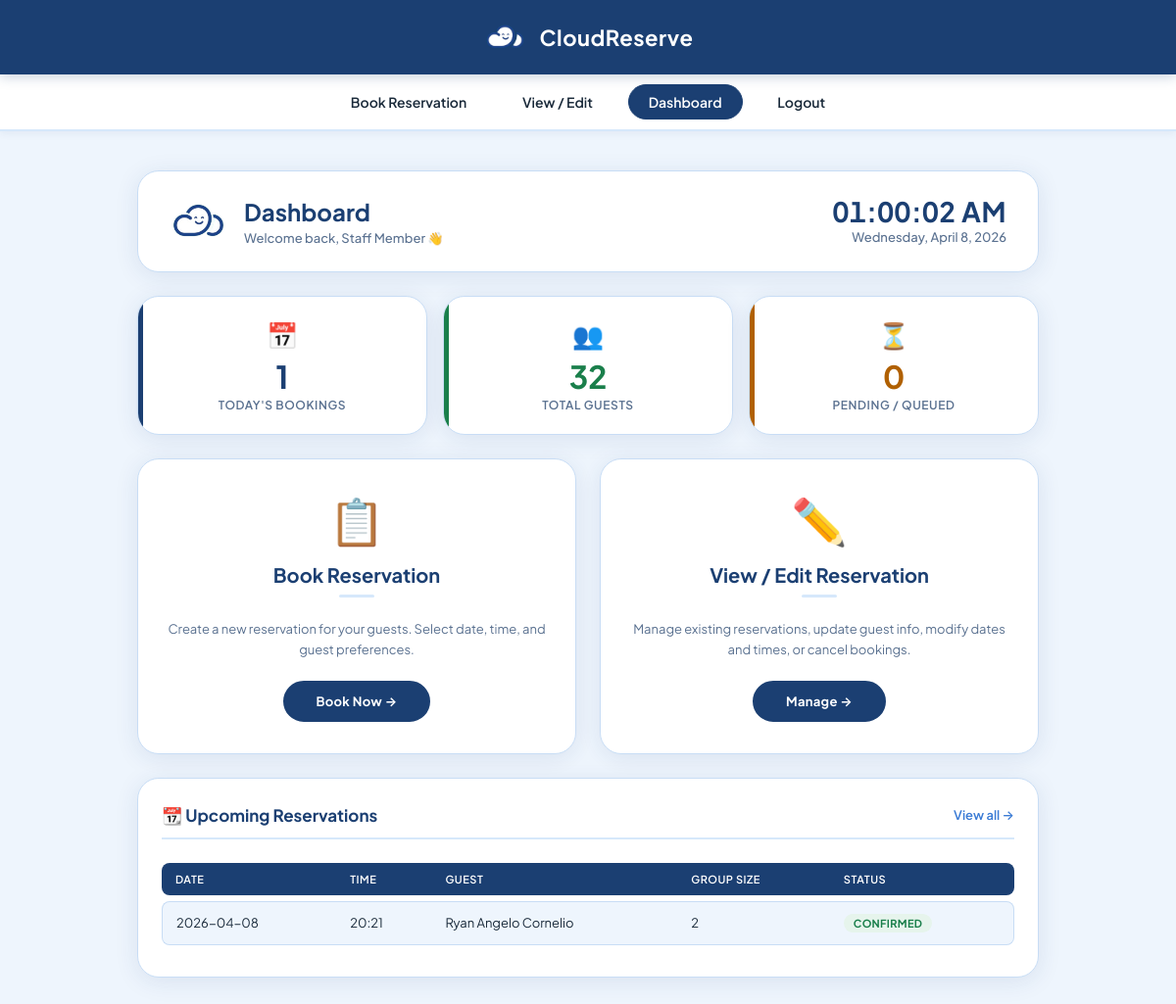
Page /dashboard (signed in) on the committed database.
### tables this page shows
CREATE TABLE reservation (
    id INTEGER PRIMARY KEY AUTOINCREMENT,
    guest_name TEXT NOT NULL,
    contact TEXT,
    email TEXT NOT NULL,
    date TEXT NOT NULL,
    time TEXT NOT NULL,
    group_size INTEGER NOT NULL,
    status TEXT NOT NULL,
    staff_id INTEGER,
    FOREIGN KEY(staff_id) REFERENCES staff(id)
);

### app.py (the view)
@app.route('/dashboard')
def dashboard():
    if 'staff_id' not in session:
        return redirect(url_for('index'))
    db = get_db()
    today_str = datetime.date.today().strftime('%Y-%m-%d')
    today_count = db.execute(
        "SELECT COUNT(*) FROM reservation WHERE date = ?", (today_str,)
    ).fetchone()[0]
    total_guests = db.execute(
        "SELECT COALESCE(SUM(group_size), 0) FROM reservation"
    ).fetchone()[0]
    pending_count = db.execute(
        "SELECT COUNT(*) FROM reservation WHERE status IN ('pending', 'queued')"
    ).fetchone()[0]
    upcoming_reservations = db.execute(
        "SELECT * FROM reservation WHERE date >= ? ORDER BY date, time LIMIT 5",
        (today_str,)
    ).fetchall()
    return render_template('dashboard.html',
        today_count=today_count,
        total_guests=total_guests,
        pending_count=pending_count,
        upcoming_reservations=upcoming_reservations
    )

### app.py (called while the page is built)
def get_db():
    conn = sqlite3.connect(DATABASE)
    conn.row_factory = sqlite3.Row
    return conn

### templates/dashboard.html (shortened to what this page needs)
<!DOCTYPE html>
<html lang="en">
<head>
    <link rel="stylesheet" href="/static/style.css">
</head>
<body>
    <header>
        <div class="header-inner">
            <img src="/static/logo.png" alt="CloudReserve Logo" class="header-logo">
            <span class="header-title">CloudReserve</span>
        </div>
    </header>
    <nav>
        <a href="/reserve">Book Reservation</a>
        <a href="/view_edit">View / Edit</a>
        <a href="#" class="active">Dashboard</a>
        <a href="#" onclick="event.preventDefault(); document.getElementById('logoutOverlay').classList.add('show');">Logout</a>
    </nav>
    <main>
        <div class="dashboard-container">
            <div class="logo-card">
                <div class="logo-card-left">
                    <img src="/static/logo.png" alt="CloudReserve Logo">
                    <div class="logo-card-text">
                        <h2>Dashboard</h2>
                        <p>Welcome back, Staff Member 👋</p>
                    </div>
                </div>
                <div class="live-datetime">
                    <div class="live-time" id="liveClock">--:--:--</div>
                    <div class="live-date"  id="liveDate">Loading...</div>
                </div>
            </div>
            <div class="stats-section">
                <div class="stat-card blue">
                    <span class="stat-icon">📅</span>
                    <div class="stat-number">{{ today_count | default(0) }}</div>
                    <div class="stat-label">Today's Bookings</div>
                </div>
                <div class="stat-card green">
                    <span class="stat-icon">👥</span>
                    <div class="stat-number">{{ total_guests | default(0) }}</div>
                    <div class="stat-label">Total Guests</div>
                </div>
                <div class="stat-card amber">
                    <span class="stat-icon">⏳</span>
                    <div class="stat-number">{{ pending_count | default(0) }}</div>
                    <div class="stat-label">Pending / Queued</div>
                </div>
            </div>
            <div class="dashboard-lower">
                <div class="menu-item">
                    <span class="menu-icon">📋</span>
                    <h3>Book Reservation</h3>
                    <p>Create a new reservation for your guests. Select date, time, and guest preferences.</p>
                    <a href="/reserve">Book Now →</a>
                </div>
                <div class="menu-item">
                    <span class="menu-icon">✏️</span>
                    <h3>View / Edit Reservation</h3>
                    <p>Manage existing reservations, update guest info, modify dates and times, or cancel bookings.</p>
                    <a href="/view_edit">Manage →</a>
                </div>
                <div class="upcoming-section">
                    <div class="upcoming-header">
                        <h3>📆 Upcoming Reservations</h3>
                        <a href="/view_edit">View all →</a>
                    </div>
                    <table class="upcoming-table">
                        <thead>
                            <tr>
                                <th>Date</th>
                                <th>Time</th>
                                <th>Guest</th>
                                <th>Group Size</th>
                                <th>Status</th>
                            </tr>
                        </thead>
                        <tbody>
                            {% if upcoming_reservations and upcoming_reservations | length > 0 %}
                                {% for r in upcoming_reservations %}
                                <tr>
                                    <td>{{ r.date }}</td>
                                    <td>{{ r.time }}</td>
                                    <td>{{ r.guest_name }}</td>
                                    <td>{{ r.group_size }}</td>
                                    <td>
                                        {% if r.status == 'confirmed' %}
                                            <span class="badge badge-confirmed">Confirmed</span>
                                        {% elif r.status == 'queued' %}
                                            <span class="badge badge-queued">Queued</span>
                                        {% else %}
                                            <span class="badge badge-pending">Pending</span>
                                        {% endif %}
                                    </td>
                                </tr>
                                {% endfor %}
                            {% else %}
                                <tr class="no-data">
                                    <td colspan="5" style="padding: 24px;">No upcoming reservations found.</td>
                                </tr>
                            {% endif %}
                        </tbody>
                    </table>
                </div>
            </div>
        </div>
    </main>
</body>
</html>

### static/style.css (style rules this page uses)
*, *::before, *::after { margin: 0; padding: 0; box-sizing: border-box; }
:root { --blue-deep: #1b3f72; --blue-mid: #2d5f9e; --blue-bright: #3a7bd5; --blue-light: #d6e8fb; --blue-pale: #eef5fd; --white: #ffffff; --text-dark: #1a2a3a; --text-muted: #5a7190; --border: #c8ddf5; --danger: #e05252; --radius-sm: 8px; --radius-md: 14px; --radius-lg: 22px; --radius-pill: 999px; --shadow-card: 0 4px 24px rgba(27, 63, 114, 0.10); --shadow-hover: 0 8px 32px rgba(27, 63, 114, 0.18); --font: 'Plus Jakarta Sans', -apple-system, BlinkMacSystemFont, sans-serif; }
body { font-family: var(--font); background: var(--blue-pale); color: var(--text-dark); min-height: 100vh; overflow-x: hidden; }
header { background: var(--blue-deep); padding: 0; position: relative; z-index: 10; box-shadow: 0 2px 12px rgba(27, 63, 114, 0.25); }
nav { background: var(--white); padding: 10px 24px; text-align: center; border-bottom: 2px solid var(--blue-light); box-shadow: 0 2px 8px rgba(27, 63, 114, 0.07); backdrop-filter: none; }
nav a { color: var(--text-dark); text-decoration: none; margin: 0 6px; font-weight: 600; font-size: 14px; padding: 8px 20px; border-radius: var(--radius-pill); border: 1.5px solid transparent; transition: all 0.2s ease; display: inline-block; background: none; }

### rows in the picture
reservation: date "2026-04-08", time "20:21", guest_name "Ryan Angelo Cornelio", group_size "2", status "CONFIRMED"

### other values in the picture
{{ today_count | default(0) }} "1"
{{ total_guests | default(0) }} "32"
{{ pending_count | default(0) }} "0"
